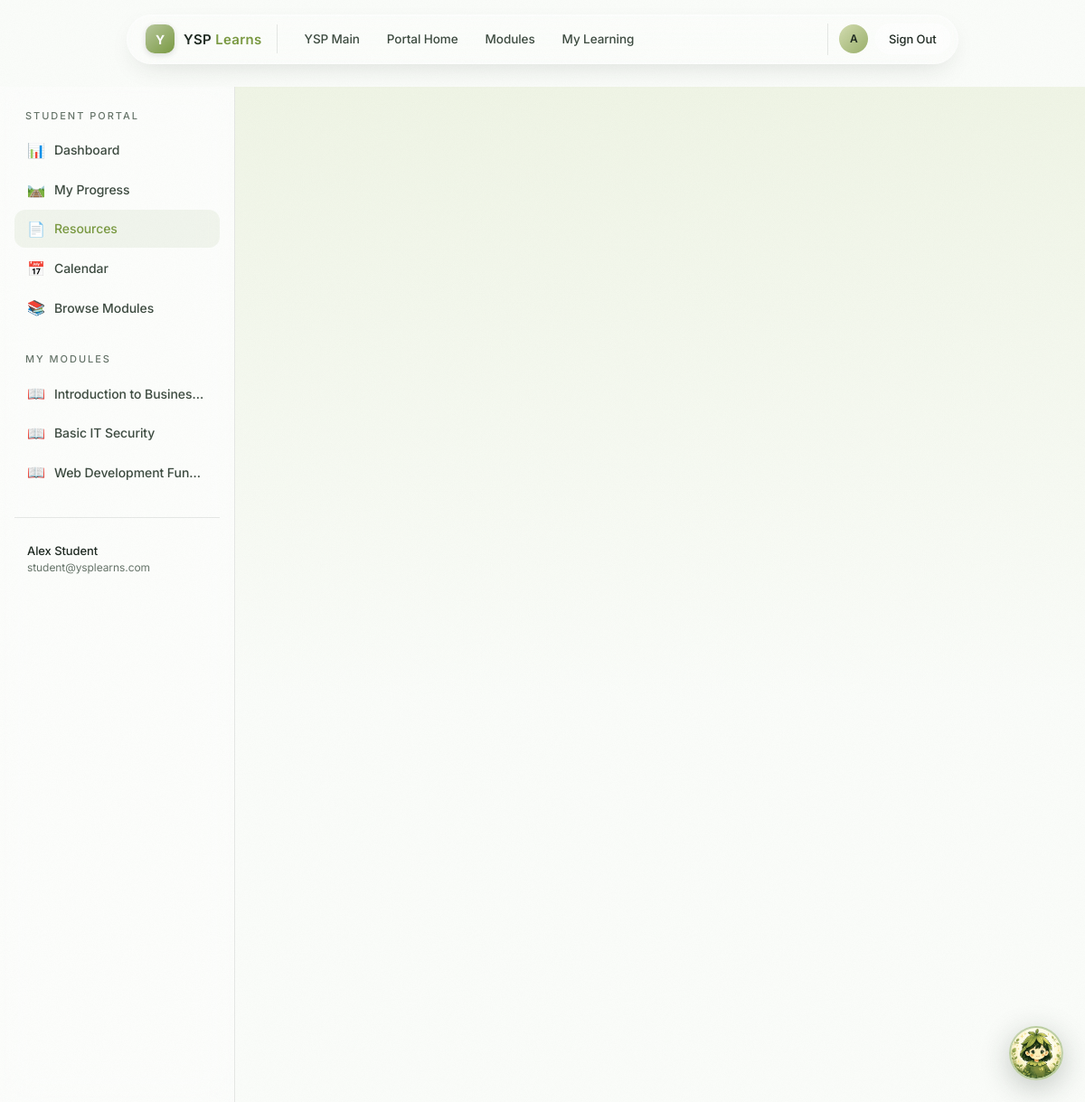
Screenshot of /student/resources (signed in) with the database file from the repository.
### tables this page shows
CREATE TABLE users (
            id INTEGER PRIMARY KEY AUTOINCREMENT,
            full_name TEXT NOT NULL,
            email TEXT UNIQUE NOT NULL,
            password_hash TEXT NOT NULL,
            role TEXT NOT NULL DEFAULT 'student' CHECK(role IN ('admin', 'student')),
            created_at TIMESTAMP DEFAULT CURRENT_TIMESTAMP
        );

CREATE TABLE enrollments (
            id INTEGER PRIMARY KEY AUTOINCREMENT,
            student_id INTEGER NOT NULL,
            module_id INTEGER NOT NULL,
            enrolled_at TIMESTAMP DEFAULT CURRENT_TIMESTAMP,
            progress TEXT DEFAULT 'enrolled' CHECK(progress IN ('enrolled', 'in-progress', 'completed')),
            FOREIGN KEY (student_id) REFERENCES users(id) ON DELETE CASCADE,
            FOREIGN KEY (module_id) REFERENCES modules(id) ON DELETE CASCADE,
            UNIQUE(student_id, module_id)
        );

CREATE TABLE modules (
            id INTEGER PRIMARY KEY AUTOINCREMENT,
            title TEXT NOT NULL,
            description TEXT,
            programme_area TEXT NOT NULL,
            cluster TEXT NOT NULL,
            institution TEXT DEFAULT 'YSP Learns',
            delivery_mode TEXT DEFAULT 'Self-paced' CHECK(delivery_mode IN ('Self-paced', 'Instructor-led', 'Blended')),
            material_filename TEXT,
            material_original_name TEXT,
            admin_id INTEGER,
            created_at TIMESTAMP DEFAULT CURRENT_TIMESTAMP,
            FOREIGN KEY (admin_id) REFERENCES users(id) ON DELETE SET NULL
        );

### app.py (the view)
@app.route('/student/resources')
@student_required
def student_resources():
    conn = get_db()
    category = request.args.get('category', '')
    search = request.args.get('search', '')
    query = "SELECT r.*, u.full_name as author FROM resources r LEFT JOIN users u ON r.admin_id = u.id WHERE 1=1"
    params = []
    if category:
        query += " AND r.category = ?"
        params.append(category)
    if search:
        query += " AND (r.title LIKE ? OR r.description LIKE ?)"
        params.extend([f'%{search}%', f'%{search}%'])
    query += " ORDER BY r.created_at DESC"
    resources = conn.execute(query, params).fetchall()
    categories = conn.execute(
        "SELECT DISTINCT category FROM resources ORDER BY category"
    ).fetchall()
    enrollments = conn.execute(
        "SELECT e.*, m.title FROM enrollments e JOIN modules m ON e.module_id = m.id "
        "WHERE e.student_id = ? ORDER BY e.enrolled_at DESC",
        (current_user.id,)
    ).fetchall()
    conn.close()
    return render_template('student/resources.html',
                           resources=resources,
                           categories=categories,
                           current_category=category,
                           current_search=search,
                           enrollments=enrollments)

### app.py (called while the page is built)
@login_manager.user_loader
def load_user(user_id):
    conn = get_db()
    user = conn.execute("SELECT * FROM users WHERE id = ?", (user_id,)).fetchone()
    conn.close()
    if user:
        return User(user['id'], user['full_name'], user['email'],
                    user['password_hash'], user['role'], user['created_at'])
    return None

def get_db():
    conn = sqlite3.connect(DB_PATH)
    conn.row_factory = sqlite3.Row
    conn.execute("PRAGMA journal_mode=WAL")
    conn.execute("PRAGMA foreign_keys=ON")
    return conn

def student_required(f):
    @wraps(f)
    @login_required
    def decorated(*args, **kwargs):
        if current_user.role != 'student':
            flash('Access denied. Student access only.', 'error')
            return redirect(url_for('learn_landing'))
        return f(*args, **kwargs)
    return decorated

@app.context_processor
def inject_now():
    return {
        'now': datetime.now(),
        'get_calendar_token': get_calendar_token
    }

### templates/student/resources.html (shortened to what this page needs)
{% extends "base.html" %}
{% block content %}
<div class="dashboard-layout">
  <aside class="sidebar" id="sidebar">
    <div class="sidebar-section">
      <div class="sidebar-label">Student Portal</div>
      <a href="{{ url_for('student_dashboard') }}" class="sidebar-link">
        <span class="icon">📊</span> Dashboard
      </a>
      <a href="{{ url_for('student_progress') }}" class="sidebar-link">
        <span class="icon">🛤️</span> My Progress
      </a>
      <a href="{{ url_for('student_resources') }}" class="sidebar-link active">
        <span class="icon">📄</span> Resources
      </a>
      <a href="{{ url_for('student_calendar') }}" class="sidebar-link">
        <span class="icon">📅</span> Calendar
      </a>
      <a href="{{ url_for('catalog') }}" class="sidebar-link">
        <span class="icon">📚</span> Browse Modules
      </a>
    </div>
    <div class="sidebar-section">
      <div class="sidebar-label">My Modules</div>
      {% for e in enrollments %}
        <a href="{{ url_for('student_module', module_id=e.module_id) }}" class="sidebar-link">
          <span class="icon">{{ '✅' if e.progress == 'completed' else '📖' }}</span>
          <span style="overflow:hidden; text-overflow:ellipsis; white-space:nowrap">{{ e.title }}</span>
        </a>
      {% endfor %}
    </div>
    <div class="sidebar-section" style="margin-top:auto; padding-top:16px; border-top:1px solid var(--line)">
      <div style="padding:10px 14px">
        <div style="font-size:13px; font-weight:500; color:var(--ink)">{{ current_user.full_name }}</div>
        <div style="font-size:12px; color:var(--ink-mute)">{{ current_user.email }}</div>
      </div>
    </div>
  </aside>
  <main class="dashboard-main" style="background:linear-gradient(180deg, #f0f5e6 0%, var(--paper) 60%)">
    {% if resources %}
    <div style="display:grid; grid-template-columns:repeat(auto-fill, minmax(300px, 1fr)); gap:16px">
    </div>
    {% endif %}
  </main>
</div>
{% endblock %}

### templates/base.html (shortened to what this page needs)
<!DOCTYPE html>
<html lang="en">
<head>
  <link rel="stylesheet" href="{{ url_for('static', filename='css/style.css') }}">
</head>
<body>
  <div class="grain" aria-hidden="true"></div>
  <div class="nav-wrap" id="navWrap">
    <nav class="nav">
      <a class="brand" href="{{ url_for('learn_landing') }}">
        <span class="logo-icon">Y</span>
        <span class="word">YSP <i>Learns</i></span>
      </a>
      <div class="nav-links">
        <a href="{{ url_for('index') }}" class="{{ 'active' if request.endpoint == 'index' else '' }}">YSP Main</a>
        <a href="{{ url_for('learn_landing') }}" class="{{ 'active' if request.endpoint == 'learn_landing' else '' }}">Portal Home</a>
        <a href="{{ url_for('catalog') }}" class="{{ 'active' if request.endpoint == 'catalog' else '' }}">Modules</a>
        {% if current_user.is_authenticated %}
          {% if current_user.role == 'student' %}
            <a href="{{ url_for('student_dashboard') }}" class="{{ 'active' if request.endpoint == 'student_dashboard' else '' }}">My Learning</a>
          {% else %}
            <a href="{{ url_for('admin_dashboard') }}" class="{{ 'active' if request.endpoint == 'admin_dashboard' else '' }}">Dashboard</a>
            <a href="{{ url_for('admin_modules') }}" class="{{ 'active' if request.endpoint in ('admin_modules', 'create_module', 'edit_module') else '' }}">Manage</a>
          {% endif %}
        {% endif %}
      </div>
      {% if current_user.is_authenticated %}
        <div class="nav-user">
          <span class="nav-avatar">{{ current_user.full_name[0] }}</span>
          <a href="{{ url_for('logout') }}" class="btn btn-sm btn-ghost" data-magnetic>Sign Out</a>
        </div>
      {% else %}
        <a href="{{ url_for('login') }}" class="btn btn-sm btn-primary" data-magnetic>Sign In <span class="arr">↗</span></a>
      {% endif %}
    </nav>
  </div>
  {% if error_code %}
    <div class="auth-page">
      <div class="auth-card" style="text-align:center">
        <div style="font-size:72px;font-family:'Fraunces',serif;font-weight:300;color:var(--sage-deep);margin-bottom:12px">{{ error_code }}</div>
        <h2 class="serif">{{ error_message }}</h2>
        <p class="text-mute mt-md">The page you're looking for doesn't exist or has been moved.</p>
        <a href="{{ url_for('learn_landing') }}" class="btn btn-forest mt-md">Back to Home <span class="arr">↗</span></a>
      </div>
    </div>
  {% else %}
    {% block content %}{% endblock %}
  {% endif %}
</body>
</html>

### rows the page displays
users: full_name "A", full_name "Alex Student", email "student@ysplearns.com"
enrollments: progress "📖", title "Introduction to Busines…"
enrollments: progress "📖", title "Basic IT Security"
enrollments: progress "📖", title "Web Development Fun…"
